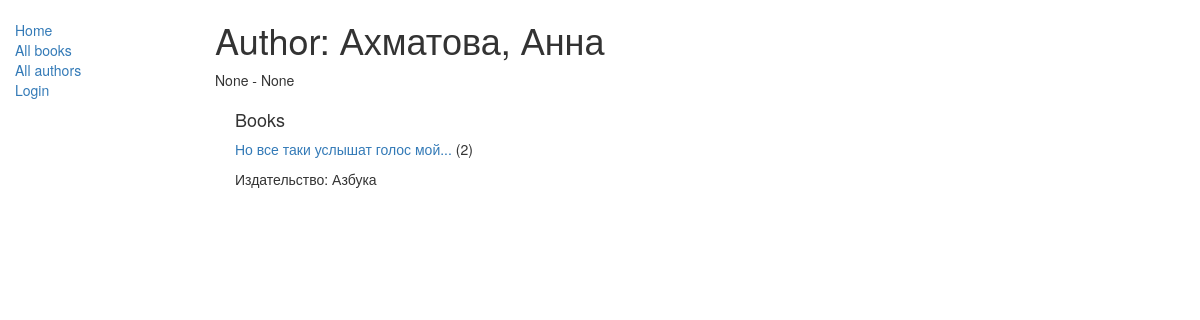
The app's page /catalog/author/1 with its own data.
### catalog/models.py (models this page shows, shortened)
class Author(models.Model):
    first_name = models.CharField(max_length=100)
    last_name = models.CharField(max_length=100)
    date_of_birth = models.DateField(null=True, blank=True)
    date_of_death = models.DateField('Died', null=True, blank=True)
    class Meta:
        ordering = ['last_name']

class Book(models.Model):
    title = models.CharField(max_length=200)
    author = models.ForeignKey('Author', on_delete=models.SET_NULL, null=True)
    summary = models.TextField(max_length=1000, help_text="Enter a brief description of the book")
    isbn = models.CharField('ISBN',max_length=13, help_text='13 Character <a href="https://www.isbn-international.org/content/what-isbn">ISBN number</a>')
    genre = models.ManyToManyField(Genre, help_text="Select a genre for this book")
    language = models.ForeignKey('Language', on_delete=models.SET_NULL, null=True)
    def get_absolute_url(self):
        return reverse('book-detail', args=[str(self.id)])
    def display_genre(self):
        """
        Creates a string for the Genre. This is required to display genre in Admin.
        """
        return ', '.join([genre.name for genre in self.genre.all()[:3] ])
    display_genre.short_description = 'Genre'

### catalog/views.py (the view)
# urls.py: re_path(r'^author/(?P<pk>\d+)$', views.AuthorDetailView.as_view(), name='author-detail'),
class AuthorDetailView(generic.DetailView):
    model = Author

### catalog/templates/catalog/author_detail.html
{% extends "base_generic.html" %}
{% block content %}
    <h1>Author: {{ author.last_name }}, {{ author.first_name }}</h1>
    <p>{{ author.date_of_birth }} - {{ author.date_of_death }}</p>
    <div style="margin-left:20px;margin-top:20px">
        <h4>Books</h4>
        {% for book in author.book_set.all %}
        <p><a href="{{ book.get_absolute_url }}">{{ book.title }}</a> ({{book.bookinstance_set.all.count}})</p>
        <p>{{ book.summary }}</p>
        {% endfor %}
    </div>
{% endblock %}

### records on screen
Author: last_name "Ахматова", first_name "Анна", date_of_birth "None", date_of_death "None"
Book: title "Но все таки услышат голос мой...", bookinstance_set.all.count "2", summary "Издательство: Азбука"
